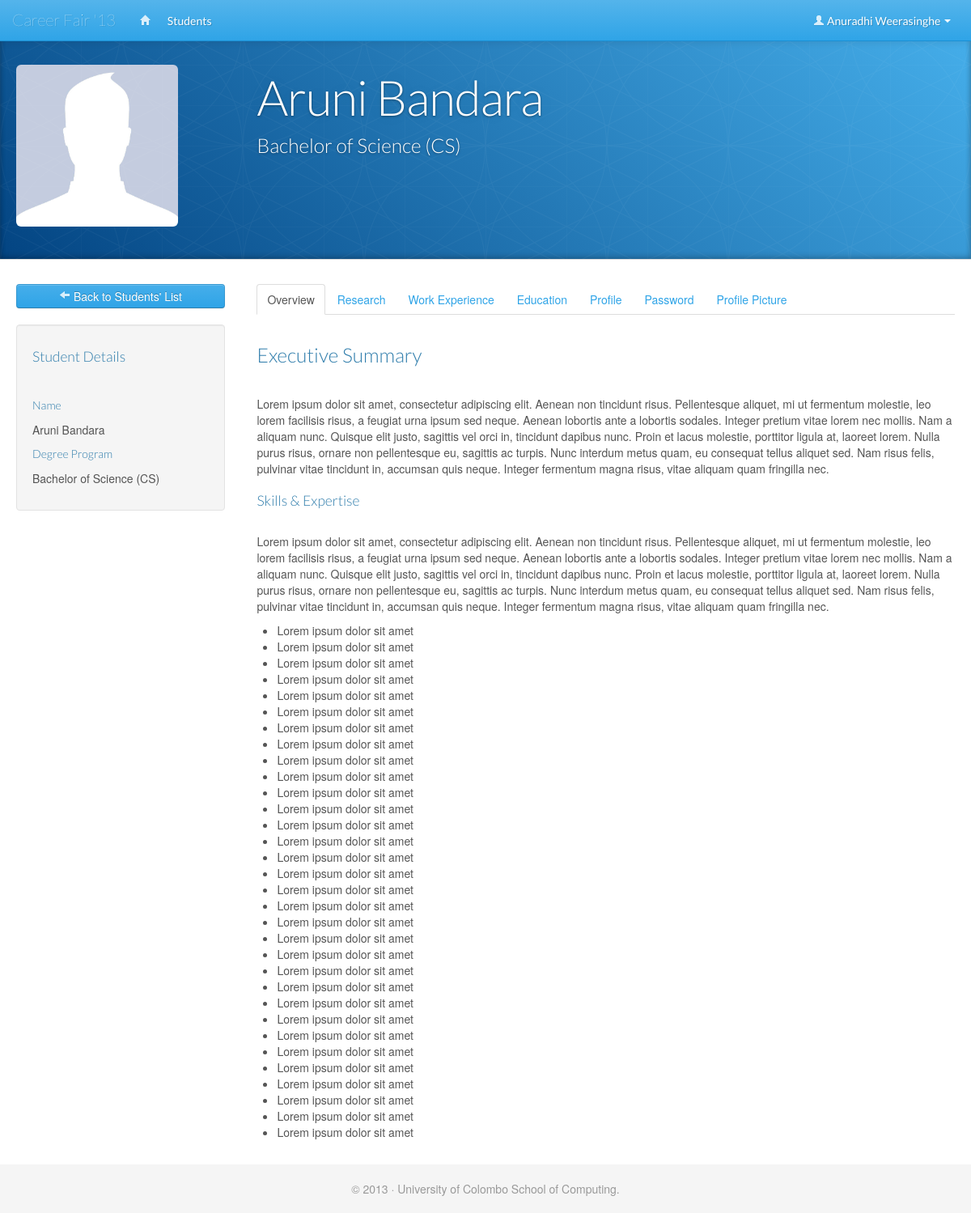
/read_update_student.php?studentid=3 (signed in), run on the app's committed database.
### tables this page shows
CREATE TABLE IF NOT EXISTS `user_logins` (
  `id` int(11) NOT NULL AUTO_INCREMENT,
  `object_type` int(11) NOT NULL,
  `username` varchar(50) NOT NULL,
  `password` varchar(50) NOT NULL,
  `first_name` varchar(100) NOT NULL,
  `last_name` varchar(100) NOT NULL,
  `email_address` varchar(255) NOT NULL,
  `telephone_number` varchar(20) NOT NULL,
  PRIMARY KEY (`id`),
  KEY `object_type` (`object_type`)
);

CREATE TABLE IF NOT EXISTS `obj_degree_programs` (
  `id` int(11) NOT NULL AUTO_INCREMENT,
  `name` varchar(255) NOT NULL,
  `display_name` varchar(255) NOT NULL,
  `duration` int(1) NOT NULL,
  PRIMARY KEY (`id`)
);

### includes/session.php (called while the page is built, shortened)
<?php
require_once("database.php");
class Session {
	private function check_log_in(){
		if (isset($_SESSION['id']) && isset($_SESSION['object_type'])){
			$this->object_type = $_SESSION['object_type'];
			$this->logged_in = true;
		} else {
			unset($this->id);
			unset($this->object_type);
			$this->logged_in = false;
		}
	}
}
$session = new Session();
?>

### includes/user_login.php (called while the page is built, shortened)
<?php
require_once("database.php");
class UserLogin extends DatabaseObject {
	protected static $table_name = "user_logins";
	public $first_name;
	public $last_name;
	public function get_user($id){
		$sql  = "SELECT * FROM " . static::$table_name;
		$sql .= " WHERE id = " . $id;
		$sql .= " LIMIT 1";
		$result_array = self::find_by_sql($sql);
		return !empty($result_array) ? array_shift($result_array) : false;
	}
	public function full_name(){
		if (isset($this->first_name) && isset($this->last_name)){
			return $this->first_name . " " . $this->last_name;
		} else {
			return "";
		}
	}
}
?>

### includes/database.php (called while the page is built, shortened)
<?php
class MySQLDatabase{
	private $connection;
	public function open_connection(){
		$this->connection = mysql_connect(DB_SERVER, DB_USER, DB_PASS);
	}
	public function query($sql){
		$result = mysql_query($sql, $this->connection);
		return $result;
	}
	public function fetch_array($result_set){
		return mysql_fetch_array($result_set);
	}
}
$database = new MySQLDatabase();
?>

### includes/database_object.php (called while the page is built, shortened)
<?php
require_once("database.php");
class DatabaseObject {
	protected static $table_name;
	protected static $db_fields;
	public static function find_by_id($id=0){
		$result_array = static::find_by_sql("SELECT * FROM " . static::$table_name . " WHERE id = {$id}");
		return !empty($result_array) ? array_shift($result_array) : false;
	}
	public static function find_by_sql($sql=""){
		global $database;
		$result_set = $database->query($sql);
		$object_array = array();
		while ($row = $database->fetch_array($result_set)){
			$object_array[] = static::instantiate($row);
		}
		return $object_array;
	}
	private static function instantiate($row){
		$object = new $class_name;
		foreach($row as $attribute=>$value){
			if ($object->has_attribute($attribute)){
				$object->$attribute = $value;
			}
		}
		return $object;
	}
	private function has_attribute($attribute){
		return array_key_exists($attribute, $this->attributes());
	}
	protected function attributes(){
		$attributes = array();
		foreach(static::$db_fields as $field){
			if(property_exists($this, $field)){
				$attributes[$field] = $this->$field;
			}
		}
		return $attributes;
	}
}
?>

### public/read_update_student.php (the view, shortened to what this page needs)
<?php
require_once("../includes/initialize.php");
$user_login_object = new UserLogin();
$student_object = new Student();
$admin_user_object = new AdminUser();
$company_user_object = new CompanyUser();
if ($session->is_logged_in()){
	if (isset($_GET['studentid'])){
		$student_to_read_update = $student_object->find_by_id($_GET['studentid']);
		$details_of_student_to_read_update = $user_login_object->get_user($student_to_read_update->login_id);
	} else {
		$session->message("No Student has been selected to view.");
		redirect_to("admin_list_students.php");
	}
	if ($session->object_type == 3){
		$user = $user_login_object->get_user($_SESSION['id']);
		$admin_user = $admin_user_object->get_user($user->id);
	} else if ($session->object_type == 2){
		$user = $user_login_object->get_user($_SESSION['id']);
	} else if ($session->object_type == 5){
		$user = $user_login_object->get_user($_SESSION['id']);
		$company_user = $company_user_object->get_user($user->id);
	}
} else {
	redirect_to("login.php");
}
$dp = new DegreeProgram();
$degree_program_of_student_to_read_update = $dp->find_by_id($student_to_read_update->degree_program_id);
?>
<!DOCTYPE html>
<html lang="en">
  <head>
    <?php require_once('../includes/layouts/header.php');?>
  </head>
  <body>
    <div id="wrap">
      <?php require_once('../includes/layouts/navbar.php');?>
      <header class="jumbotron subhead">
		 <div class="container-fluid">
		 <div class="row-fluid">
		 <div class="span3">
		 <?php
         if (!empty($profile_picture_of_student->filename)) {
         	echo '<img src="../' . $profile_picture_of_student->image_path() . '" width="200" class="img-rounded" />';
         } else {
         	echo '<img src="img/default-prof-pic.jpg" width="200" class="img-rounded" alt="Please upload a profile picture" />';
         }
         ?>
		 </div>
		 <div class="span9">
		   <h1><?php echo $details_of_student_to_read_update->full_name();?></h1>
		   <h3><?php echo $degree_program_of_student_to_read_update->display_name; ?></h3>
		 </div>
		 </div>
		 </div>
	  </header>
      <div class="container-fluid">
      <div class="row-fluid">
        <div class="span3 sidebar">
	        <div class="sidenav" data-spy="affix" data-offset-top="275">
	        	<a href="list_students.php" class="btn btn-primary btn-block"><i class="icon-arrow-left icon-white"></i> Back to Students' List</a><br />
	        	<div class="well">
	        		<h4>Student Details</h4><br />
	        		<h5>Name</h5>
	        		<p><?php echo $details_of_student_to_read_update->full_name();?></p>
	        		<h5>Degree Program</h5>
	        		<p><?php echo $degree_program_of_student_to_read_update->display_name; ?></p>
	        	</div>
	        </div>
        </div>
        <div class="span9">
        <section>
        <ul class="nav nav-tabs">
	      <li class="active"><a href="#overview" data-toggle="tab">Overview</a></li>
	      <li><a href="#research" data-toggle="tab">Research</a></li>
	      <li><a href="#work_experience" data-toggle="tab">Work Experience</a></li>
	      <li><a href="#education" data-toggle="tab">Education</a></li>
	      <li><a href="#user_details" data-toggle="tab">Profile</a></li>
	      <li><a href="#password_update" data-toggle="tab">Password</a></li>
	      <li><a href="#profile_picture" data-toggle="tab">Profile Picture</a></li>
	    </ul>
	    <div id="tab_content" class="tab-content">
	      	<div class="tab-pane active in" id="overview">
	      	<div class="row-fluid">
      			<h3>Executive Summary</h3>
      			<br />
      		</div>
      		<div class="row-fluid">
      			<p>Lorem ipsum dolor sit amet, consectetur adipiscing elit. Aenean non tincidunt risus. Pellentesque aliquet, mi ut fermentum molestie, leo lorem facilisis risus, a feugiat urna ipsum sed neque. Aenean lobortis ante a lobortis sodales. Integer pretium vitae lorem nec mollis. Nam a aliquam nunc. Quisque elit justo, sagittis vel orci in, tincidunt dapibus nunc. Proin et lacus molestie, porttitor ligula at, laoreet lorem. Nulla purus risus, ornare non pellentesque eu, sagittis ac turpis. Nunc interdum metus quam, eu consequat tellus aliquet sed. Nam risus felis, pulvinar vitae tincidunt in, accumsan quis neque. Integer fermentum magna risus, vitae aliquam quam fringilla nec.</p>
      		</div>
      		<div class="row-fluid">
      			<h4>Skills &amp; Expertise</h4>
      			<br />
      		</div>
      		<div class="row-fluid">
      			<p>Lorem ipsum dolor sit amet, consectetur adipiscing elit. Aenean non tincidunt risus. Pellentesque aliquet, mi ut fermentum molestie, leo lorem facilisis risus, a feugiat urna ipsum sed neque. Aenean lobortis ante a lobortis sodales. Integer pretium vitae lorem nec mollis. Nam a aliquam nunc. Quisque elit justo, sagittis vel orci in, tincidunt dapibus nunc. Proin et lacus molestie, porttitor ligula at, laoreet lorem. Nulla purus risus, ornare non pellentesque eu, sagittis ac turpis. Nunc interdum metus quam, eu consequat tellus aliquet sed. Nam risus felis, pulvinar vitae tincidunt in, accumsan quis neque. Integer fermentum magna risus, vitae aliquam quam fringilla nec.</p>
      		</div>
      		<div class="row-fluid">
      			<ul>
      			<li>Lorem ipsum dolor sit amet</li>
      			<li>Lorem ipsum dolor sit amet</li>
      			<li>Lorem ipsum dolor sit amet</li>
      			<li>Lorem ipsum dolor sit amet</li>
      			<li>Lorem ipsum dolor sit amet</li>
      			<li>Lorem ipsum dolor sit amet</li>
      			<li>Lorem ipsum dolor sit amet</li>
      			<li>Lorem ipsum dolor sit amet</li>
      			<li>Lorem ipsum dolor sit amet</li>
      			<li>Lorem ipsum dolor sit amet</li>
      			<li>Lorem ipsum dolor sit amet</li>
      			<li>Lorem ipsum dolor sit amet</li>
      			<li>Lorem ipsum dolor sit amet</li>
      			<li>Lorem ipsum dolor sit amet</li>
      			<li>Lorem ipsum dolor sit amet</li>
      			<li>Lorem ipsum dolor sit amet</li>
      			<li>Lorem ipsum dolor sit amet</li>
      			<li>Lorem ipsum dolor sit amet</li>
      			<li>Lorem ipsum dolor sit amet</li>
      			<li>Lorem ipsum dolor sit amet</li>
      			<li>Lorem ipsum dolor sit amet</li>
      			<li>Lorem ipsum dolor sit amet</li>
      			<li>Lorem ipsum dolor sit amet</li>
      			<li>Lorem ipsum dolor sit amet</li>
      			<li>Lorem ipsum dolor sit amet</li>
      			<li>Lorem ipsum dolor sit amet</li>
      			<li>Lorem ipsum dolor sit amet</li>
      			<li>Lorem ipsum dolor sit amet</li>
      			<li>Lorem ipsum dolor sit amet</li>
      			<li>Lorem ipsum dolor sit amet</li>
      			<li>Lorem ipsum dolor sit amet</li>
      			<li>Lorem ipsum dolor sit amet</li>
      			</ul>
      		</div>
	      	</div>
	    </div>
	    </section>
	  	</div>
        </div>
      </div>
      <div class="clearfix">&nbsp;</div>
      <div id="push"></div>
    </div>
    <?php require_once('../includes/layouts/footer.php');?>
  </body>
</html>

### includes/layouts/navbar.php (shortened to what this page needs)
<div class="navbar navbar-fixed-top navbar-invers">
  <div class="navbar-inner">
    <div class="container">
      <a class="brand" href="index.php"><?php echo WEB_APP_SHORT_NAME; ?></a>
      <div class="nav-collapse collapse navbar-responsive-collapse">
        <ul class="nav navbar-nav">
          <li<?php if (isset($page) && $page == 'index'){echo ' class="active"';}?>><a href="index.php"><i class="icon-home icon-white"></i></a></li>
          <li><a href="list_students.php">Students</a></li>
        </ul>
        <ul class="nav navbar-nav pull-right">
          <?php if (isset($session->id) && ($session->object_type == 3 || $session->object_type == 2 || $session->object_type == 5) ) {  ?>
          	<li class="dropdown">
          	<a href="#" class="dropdown-toggle" data-toggle="dropdown">
          	<i class="icon-user icon-white"></i> <?php if (isset($user->id)) { echo $user->full_name(); } ?> <b class="caret"></b>
          	</a>
          	</li>
          <?php } else { ?>
          	<li><a href="login.php">Login</a></li>
          <?php } ?>
        </ul>
      </div>
    </div>
  </div>
</div>

### public/css/bootswatch-cerulean/docs.css (style rules this page uses)
body { position: relative; padding-top: 40px; }
section { padding-top: 30px; }
section > ul li { margin-bottom: 5px; }
.jumbotron { position: relative; padding: 40px 0; color: #fff; text-align: center; text-shadow: 0 1px 3px rgba(0,0,0,.4), 0 0 30px rgba(0,0,0,.075); background: #034482; background: -moz-linear-gradient(45deg, #034482 0%, #45aeea 100%); background: -webkit-gradient(linear, left bottom, right top, color-stop(0%,#034482), color-stop(100%,#45aeea)); background: -webkit-linear-gradient(45deg, #034482 0%,#45aeea 100%); background: -o-linear-gradient(45deg, #034482 0%,#45aeea 100%); background: -ms-linear-gradient(45deg, #034482 0%,#45aeea 100%); background: linear-gradient(45deg, #034482 0%,#45aeea 100%); filter: progid:DXImageTransform.Microsoft.gradient( startColorstr='#034482', endColorstr='#45aeea',GradientType=1 ); -webkit-box-shadow: inset 0 3px 7px rgba(0,0,0,.2), inset 0 -3px 7px rgba(0,0,0,.2); -moz-box-shadow: inset 0 3px 7px rgba(0,0,0,.2), inset 0 -3px 7px rgba(0,0,0,.2); box-shadow: inset 0 3px 7px rgba(0,0,0,.2), inset 0 -3px 7px rgba(0,0,0,.2); }
.jumbotron h1 { font-size: 80px; font-weight: 300; letter-spacing: -1px; line-height: 1; }
.jumbotron:after { content: ''; display: block; position: absolute; top: 0; right: 0; bottom: 0; left: 0; background: url(../../img/masthead-pattern.png) repeat center center; opacity: .4; }
.subhead { text-align: left; border-bottom: 1px solid #ddd; }
.subhead h1 { font-size: 60px; color: #fff; }
.subhead h3 { color: #fff; }
.sidenav { margin: 30px 0 0; padding: 0; background-color: #fff; }
@media (min-width: 1200px) { .sidenav { width: 258px; } }

### includes/layouts/header.php (style rules this page uses)
html, body { height: 100%; }
#wrap { min-height: 100%; height: auto !important; height: 100%; margin: 0 auto -60px; }
#push, #footer { height: 60px; }

### data on the page
user_logins: $user->full_name() "Anuradhi Weerasinghe"
user_logins: $details_of_student_to_read_update->full_name() "Aruni Bandara"
obj_degree_programs: display_name "Bachelor of Science (CS)"

### other printed values
WEB_APP_SHORT_NAME "Career Fair '13"
